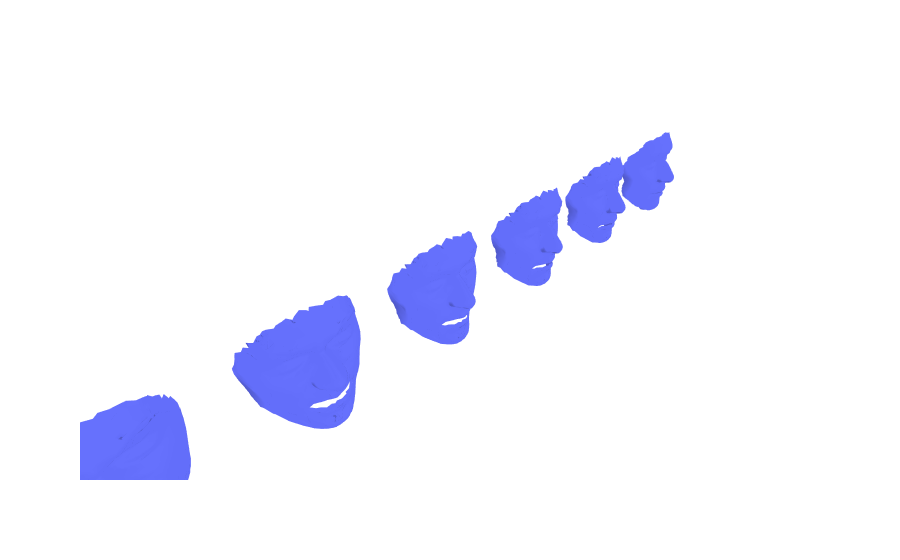

The notebook cell this image was saved under:
### Code cell
fig = go.Figure(
    data=[
        go.Mesh3d(
            x=V[:,0],
            y=V[:,1],
            z=V[:,2],
            i=F[:,0],
            j=F[:,1],
            k=F[:,2],
            opacity=1.0)
    ],
    layout=dict(
        scene=dict(
            xaxis=dict(visible=False),
            yaxis=dict(visible=False),
            zaxis=dict(visible=False),
            aspectmode='data'
        )
    )
)
fig.show()

### Figure 1 — Plotly figure (JSON) as saved in the notebook; plotly's stock layout.template omitted (floating-point values rounded to 4 significant figures; data arrays with more than 128 entries replaced by an {"elided": "..."} marker saying what was removed)
{"data": [{"i": {"elided": "25228 int values"}, "j": {"elided": "25228 int values"}, "k": {"elided": "25228 int values"}, "opacity": 1, "type": "mesh3d", "x": {"elided": "13185 float values"}, "y": {"elided": "13185 float values"}, "z": {"elided": "13185 float values"}}], "layout": {"scene": {"aspectmode": "data", "xaxis": {"visible": false}, "yaxis": {"visible": false}, "zaxis": {"visible": false}}}}
